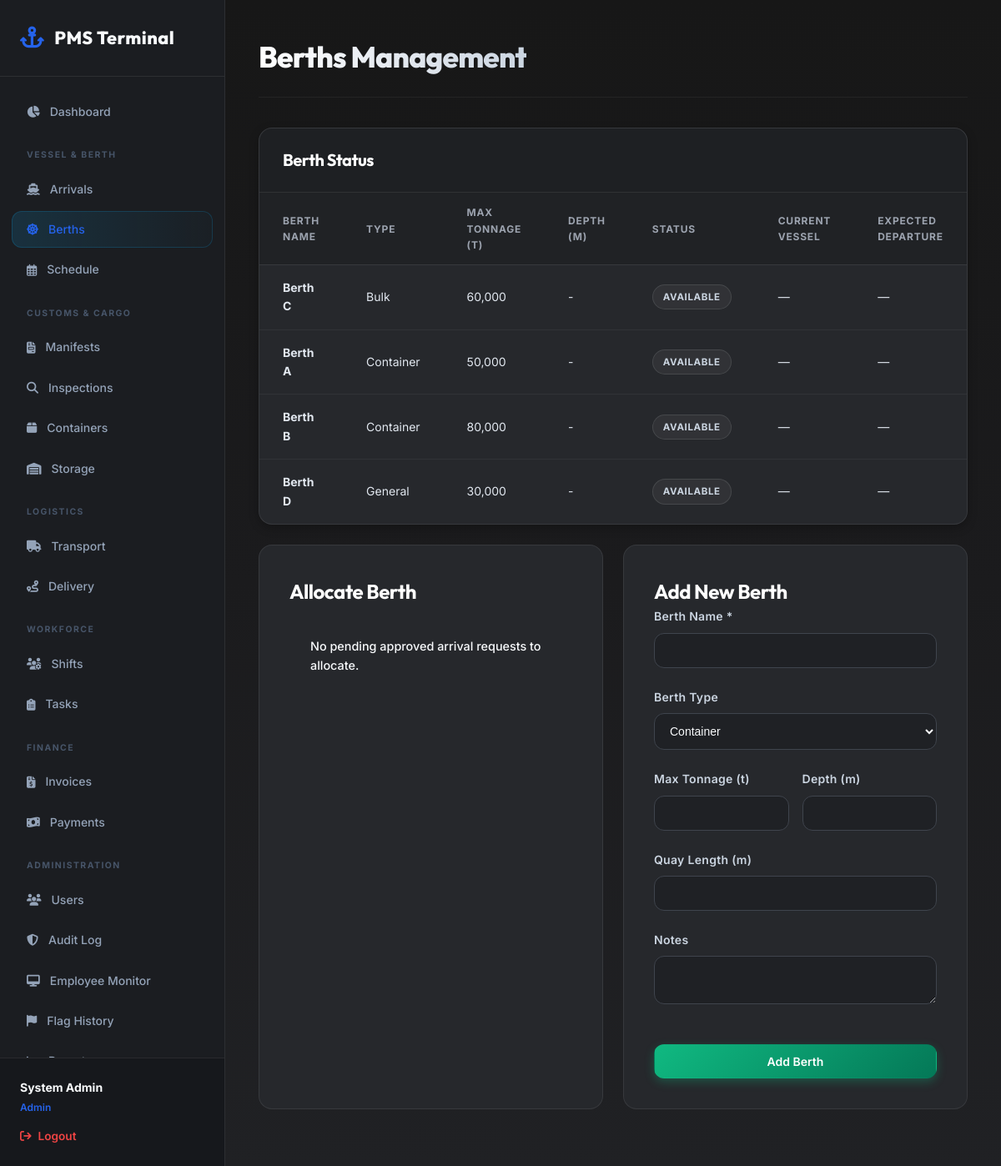
The page /modules/vessel/berths.php (signed in) on the database its author committed.
### tables this page shows
CREATE TABLE IF NOT EXISTS berths (
    id           INT PRIMARY KEY AUTO_INCREMENT,
    berth_name   VARCHAR(50)  NOT NULL UNIQUE,
    berth_type   VARCHAR(100),
    max_tonnage  DECIMAL(10,2),
    status       ENUM('available','occupied') DEFAULT 'available'
);

### modules/vessel/berths.php (the view, shortened to what this page needs)
<?php
require_once '../../config/db.php';
require_once '../../includes/helpers.php';
$stmt = $pdo->query("
    SELECT
        b.id,
        b.berth_name,
        b.berth_type,
        b.max_tonnage,
        b.depth_metres,
        b.quay_length,
        b.status,
        b.is_active,
        b.notes,
        v.vessel_name                AS current_vessel,
        ar.eta                       AS vessel_eta,
        ba.expected_departure        AS vessel_departs,
        ba.docking_start
    FROM berths b
    LEFT JOIN berth_allocations ba
        ON  ba.berth_id        = b.id
        AND ba.actual_departure IS NULL
    LEFT JOIN arrival_requests ar ON ar.id  = ba.arrival_request_id
    LEFT JOIN vessels          v  ON v.id   = ar.vessel_id
    WHERE b.is_active = 1
    ORDER BY b.berth_type, b.berth_name
");
$berths = $stmt->fetchAll(PDO::FETCH_ASSOC);
$unallocated_arrivals = $pdo->query("
    SELECT ar.id, v.vessel_name, ar.eta
    FROM arrival_requests ar
    JOIN vessels v ON v.id = ar.vessel_id
    LEFT JOIN berth_allocations ba ON ba.arrival_request_id = ar.id
    WHERE ar.status = 'approved' AND ba.id IS NULL
    ORDER BY ar.eta ASC
")->fetchAll(PDO::FETCH_ASSOC);
?>
<!DOCTYPE html>
<html lang="en">
<head>
    <link rel="stylesheet" href="../../assets/css/main.css">
    <link rel="stylesheet" href="https://cdnjs.cloudflare.com/ajax/libs/font-awesome/6.4.0/css/all.min.css">
</head>
<body>
    <?php include __DIR__ . '/../../includes/nav.php'; ?>
    <main class="main-content">
        <header class="page-header">
            <h1 class="page-title">Berths Management</h1>
        </header>
        <div class="table-container">
            <div class="table-header">
                <h2>Berth Status</h2>
            </div>
            <table>
                <thead>
                    <tr>
                        <th>Berth Name</th>
                        <th>Type</th>
                        <th>Max Tonnage (t)</th>
                        <th>Depth (m)</th>
                        <th>Status</th>
                        <th>Current Vessel</th>
                        <th>Expected Departure</th>
                    </tr>
                </thead>
                <tbody>
                    <?php foreach ($berths as $b): ?>
                        <tr>
                            <td>
                                <strong><?= htmlspecialchars($b['berth_name']) ?></strong>
                            </td>
                            <td><?= htmlspecialchars($b['berth_type']) ?></td>
                            <td><?= $b['max_tonnage'] ? number_format($b['max_tonnage']) : '-' ?></td>
                            <td><?= $b['depth_metres'] ?? '-' ?></td>
                            <td><?= status_badge($b['status']) ?></td>
                            <td><?= $b['current_vessel'] ? htmlspecialchars($b['current_vessel']) : '—' ?></td>
                            <td><?= $b['vessel_departs'] ? format_dt($b['vessel_departs']) : '—' ?></td>
                        </tr>
                    <?php endforeach; ?>
                </tbody>
            </table>
        </div>
        <div class="grid-forms">
            <div class="form-card">
                <h2>Allocate Berth</h2>
                <?php if (empty($unallocated_arrivals)): ?>
                    <div class="alert alert-info" style="margin-top: 16px;">No pending approved arrival requests to allocate.</div>
                <?php endif; ?>
            </div>
            <?php if ($_SESSION['role'] === 'admin'): ?>
            <div class="form-card">
                <h2>Add New Berth</h2>
                <form method="post">
                    <div class="form-group">
                        <label class="form-label">Berth Name *</label>
                        <input type="text" name="berth_name" class="form-control" required>
                    </div>
                    <div class="form-group">
                        <label class="form-label">Berth Type</label>
                        <select name="berth_type" class="form-control">
                            <option value="Container">Container</option>
                        </select>
                    </div>
                    <div style="display: flex; gap: 16px;">
                        <div class="form-group" style="flex: 1;">
                            <label class="form-label">Max Tonnage (t)</label>
                            <input type="number" step="0.01" name="max_tonnage" class="form-control">
                        </div>
                        <div class="form-group" style="flex: 1;">
                            <label class="form-label">Depth (m)</label>
                            <input type="number" step="0.01" name="depth_metres" class="form-control">
                        </div>
                    </div>
                    <div class="form-group">
                        <label class="form-label">Quay Length (m)</label>
                        <input type="number" step="0.01" name="quay_length" class="form-control">
                    </div>
                    <div class="form-group">
                        <label class="form-label">Notes</label>
                        <textarea name="notes" class="form-control" rows="2"></textarea>
                    </div>
                    <button type="submit" class="btn btn-success" style="width: 100%; margin-top: 16px;">Add Berth</button>
                </form>
            </div>
            <?php endif; ?>
        </div>
    </main>
</body>
</html>

### includes/helpers.php (shortened to what this page needs)
<?php
function status_badge($status) {
    $safeStatus = htmlspecialchars($status ?? '');
    return "<span class=\"badge badge-{$safeStatus}\">{$safeStatus}</span>";
}

### modules/vessel/berths.php (style rules this page uses)
.grid-forms { display: grid; grid-template-columns: 1fr 1fr; gap: 24px; margin-top: 24px; }

### rows shown on the page
berths: berth_name "Berth C", berth_type "Bulk", max_tonnage "60,000", depth_metres "-", status "AVAILABLE"
berths: berth_name "Berth A", berth_type "Container", max_tonnage "50,000", depth_metres "-", status "AVAILABLE"
berths: berth_name "Berth B", berth_type "Container", max_tonnage "80,000", depth_metres "-", status "AVAILABLE"
berths: berth_name "Berth D", berth_type "General", max_tonnage "30,000", depth_metres "-", status "AVAILABLE"

### other values the page prints
$user_name "System Admin"
str_replace('_', ' ', $user_role) "Admin"
